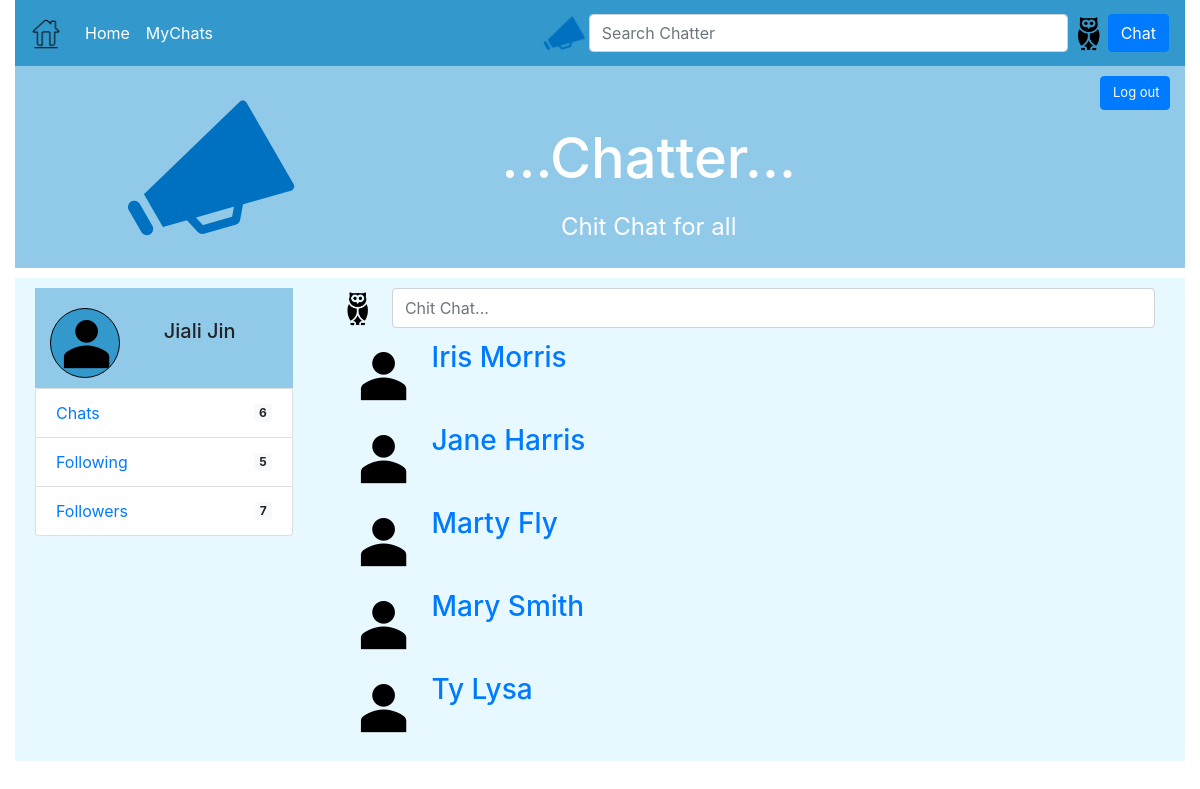
Screenshot of /follow.php?userId=1 with the database file from the repository.
### tables this page shows
CREATE TABLE `user` (
  `UserID` int(11) NOT NULL,
  `Name` varchar(100) NOT NULL,
  `Profile` text NOT NULL
);

### follow.php (the view, shortened to what this page needs)
<!DOCTYPE html>
<html>
<head>
        <?php
            $pageName= $_GET['title'];
        ?>
	<link rel="stylesheet" href="https://stackpath.bootstrapcdn.com/bootstrap/4.1.3/css/bootstrap.min.css">
</head>
<body class="container-fluid">
<?php
    include_once './includes/myFunctions2.php';
    $accountId=$_SESSION["userID"];
    $userId=$accountId;
    if (isset($_GET['userId'])) {
        $userId=$_GET['userId'];
    }
    global $followList;
    if($pageName=='Following')
    {
        $followList =getAllFollowingName($userId);
    }
    else if($pageName=='Followers')
    {
        $followList= getAllFollowerName($userId);
    }
    else
    {
        $followList =getAllFollowingName($userId);
    }
?>
		<nav class="navbar navbar-expand-lg navbar-dark" style="background-color: #3399CC";>
			<a class="navbar-brand" href="./index.php">
			    <img src="./images/home.png" width="30" height="30" alt="HomeIcon">
			</a>
		  	<div class="collapse navbar-collapse" id="navbarNav" >
			    <ul class="navbar-nav mr-auto">
			      <li class="nav-item active"><a class="nav-link" href="./index.php" style="color: white;font-size: 1em;">Home</a></li>
                  <li class="nav-item active"><a class="nav-link" href="./chats.php?userId=<?php echo $accountId ?>" style="color: white;font-size: 1em;">MyChats</a></li>
                </ul>
                <form class="form-inline" action="./search.php" method="get">
                    <img class="navbar-left" src="./images/chatterIcon.png"  width="50" height="50" alt="ChatterIcon">
                    <input class="form-control" type="search" placeholder="Search Chatter" name="search" size="40">
                    <img src="./images/owl.png" width="40" height="40" alt="owl">
                </form>
                <button class="btn btn-primary" data-toggle="modal" data-target="#chatButton" data-whatever="chat" type="submit">Chat</button>
		    </div>
		</nav>
    <header>
        <div class="container-fluid" style="background-color: #91C9E8;">
            <div class="row" >
                <div class="media col-sm-4" >
                    <img src="./images/chatterIcon.png" class="rounded mx-auto d-block" style="overflow: auto;" alt="chatter Icon">
                </div>
                <div class="media col-sm-5" >
                    <div class="media-body" style="margin-top: 5%;">
                        <h1 class="blockquote " style="color:white;font-size:3.5em;text-align:center; margin-top: 8%;">...Chatter...</h1>
                        <p  style="color:white;font-size:1.5em;text-align:center;">Chit Chat for all</p>
                    </div>
                </div>
                <div class="media col-sm-1" >
                </div>
                <form class="media col-sm-2 justify-content-end" method="post">
                    <button class="btn btn-primary"  type="submit" name="logout" value="logout" style="width: 70px;font-size: small;margin-top: 10px;">Log out</button>
                </form>
            </div>
        </div>
    </header>
	<div class="media">
		<div class="media-body">
			<div class="container-fluid" style="margin-bottom: 20px;">
				<div class="row mb-2">
					<div class="col-sm-3" style="margin-top: 10px;background-color: #E8F8FF;padding-top: 10px;padding-left: 20px;padding-bottom: 10px;">
                        <div class="media" style="background-color: #91C9E8;padding-top: 20px;padding-bottom: 10px;min-width: 128px;">
                            <div class="container-fluid">
                                <div class="media" >
                                    <div class="media-body">
                                        <?php
                                        if ($userId!=$accountId)
                                        {
                                            $head="./images/userHead.png";
                                        }
                                        else
                                            $head="./images/owl.png";
                                        ?>
                                        <img class="rounded-circle img-fluid" src=<?php echo $head; ?> alt="my picture"  style="border:1px solid black;background-color:#3399CC;">
                                    </div>
                                    <div class="media-body" style="margin-top: 5%;">
                                        <h3 class="blockquote text-center" style="text-align:center;margin: 0px;display: inline-block;"><?php printAccountName($userId)?></h3>
                                    </div>
                                </div>
                            </div>
                        </div>
                        <div class="media">
                            <div class="media-body">
                                <div class="container" style="padding-left: 0px;padding-right: 0px;">
                                    <?php
                                        $numChats=chatNum($userId);
                                        $flernum=followerNum($userId);
                                        $flnum=followingNum($userId);
                                        echo <<<count
                                        <div class="media">
                                            <div class="media-body">
                                                <div class="container" style="padding-left: 0px;padding-right: 0px;">
                                                    <ul class="list-group">
                                                        <li class="list-group-item d-flex justify-content-between align-items-center">
                                                            <a href="./chats.php?userId=$userId">Chats</a>
                                                            <span class="badge badge-light">$numChats</span>
                                                        </li>
                                                        <li class="list-group-item d-flex justify-content-between align-items-center">
                                                            <a href="./follow.php?title=Following&userId=$userId" id="following" >Following</a>
                                                            <span class="badge badge-light">$flnum</span>
                                                        </li>
                                                        <li class="list-group-item d-flex justify-content-between align-items-center">
                                                            <a href="./follow.php?title=Followers&userId=$userId" id="follower">Followers</a>
                                                            <span class="badge badge-light">$flernum</span>
                                                        </li>
                                                    </ul>
                                                </div>
                                            </div>
                                        </div>
count;
                                    ?>
                                </div>
                            </div>
                        </div>
                    </div>
					<div class="col-sm" style="background-color: #E8F8FF;margin-top:10px;padding-bottom: 10px;">
						<div class="container" style="margin-top:10px;margin-bottom: 0px; ">
                            <div class="media" >
                                <form class="form-inline" style="width: 100%;" method="post" >
                                    <img class="align-self-start mr-3" src="./images/owl.png" alt="Owl" style="margin-right: 10px;height: 40px;display:inline-block">
                                    <div class="media-body">
                                        <input class="form-control" type="text" placeholder="Chit Chat..." style="height:40px;width: 100%;" name="newChat" value="" required size="200">
                                    </div>
                                </form>
                            </div>
                            <div class="container" style="padding-left: 10px;">
                                <div class="list-group" style="background-color: #E8F8FF;">
                                    <?php
                                        foreach ($followList as $v)
                                        {
                                            echo <<<nameList
                                            <div class="media" style="margin-top: 5px;margin-bottom: 10px;">
                                              <img class="mr-3" src="./images/userHead.png" alt="userHead">
                                              <div class="media-body">
                                                <h3 class="mt-0">
                                                    <a href="./chats.php?userId=$v[0]">$v[1]</a>
                                                </h3>
                                              </div>
                                            </div>
nameList;
                                        }
                                    ?>
                                </div>
                            </div>
						</div>
					</div>
				</div>
			</div>
		</div>
	</div>
</body>
</html>

### includes/myFunctions2.php (shortened to what this page needs)
<?php
function printAccountName($userId){
    $login=login();
    $conn=new mysqli($login[0],$login[1],$login[2],$login[3]);
    $stmt = $conn->prepare("select name from User where UserID=? ");
    $stmt->bind_param("i", $userId);
    $stmt->execute();
    $stmt->store_result();
    $num_of_rows = $stmt->num_rows;
    if ($num_of_rows!=0)
    {
        $stmt->bind_result($Name);
        while ($stmt->fetch()) {
            echo $Name;
        }
    }
    else
        echo "No result";
}
function getAllFollowingName($userId)
{
    $nameList= array();
    $irow=0;
    $icol=0;
    $login=login();
    $conn=new mysqli($login[0],$login[1],$login[2],$login[3]);
    $stmt = $conn->prepare("select UserID,Name from (SELECT * FROM following where User = ? ) as t1 join user on t1.FollowingUser=user.UserID");
    $stmt->bind_param("i", $userId);
    $stmt->execute();
    $stmt->store_result();
    $num_of_rows = $stmt->num_rows;
    if ($num_of_rows!=0)
    {
        $stmt->bind_result($ID,$name);
        while ($stmt->fetch()) {
            $nameList[$irow][$icol]=$ID;
            $nameList[$irow][$icol+1]=$name;
            $irow++;
        }
    }
    return $nameList;
}
function chatNum($userId)
{
    $numOfChats=0;
    $login=login();
    $conn=new mysqli($login[0],$login[1],$login[2],$login[3]);
    $stmt = $conn->prepare("SELECT count(UserID) as numOfChats FROM posts WHERE UserID=?");
    $stmt->bind_param("i", $userId);
    $stmt->execute();
    $stmt->store_result();
    $num_of_rows = $stmt->num_rows;
    if ($num_of_rows!=0)
    {
        $stmt->bind_result($numChats);
        while ($stmt->fetch()) {
            $numOfChats = $numChats;
        }
    }
    else
        echo "No result";
    return $numOfChats;
}
function followingNum($userId)
{
    $numFollowing=0;
    $login=login();
    $conn=new mysqli($login[0],$login[1],$login[2],$login[3]);
    $stmt = $conn->prepare("SELECT count(User) as numOfFollowing FROM following where User=?");
    $stmt->bind_param("i", $userId);
    $stmt->execute();
    $stmt->store_result();
    $num_of_rows = $stmt->num_rows;
    if ($num_of_rows!=0)
    {
        $stmt->bind_result($numF);
        while ($stmt->fetch()) {
            $numFollowing = $numF;
        }
    }
    else
        echo "No result";
    return $numFollowing;
}
function followerNum($userId)
{
    $numFollower=0;
    $login=login();
    $conn=new mysqli($login[0],$login[1],$login[2],$login[3]);
    $stmt = $conn->prepare("SELECT count(User) as numOfFollower FROM following WHERE FollowingUser=?");
    $stmt->bind_param("i", $userId);
    $stmt->execute();
    $stmt->store_result();
    $num_of_rows = $stmt->num_rows;
    if ($num_of_rows!=0)
    {
        $stmt->bind_result($numF);
        while ($stmt->fetch()) {
            $numFollower = $numF;
        }
    }
    else
        echo "No result";
    return $numFollower;
}

### rows the page displays
user: Name "Jiali Jin"
user: Name "Iris Morris"
user: Name "Jane Harris"
user: Name "Marty Fly"
user: Name "Mary Smith"
user: Name "Ty Lysa"

### other values shown
$numChats "6"
$flnum "5"
$flernum "7"
